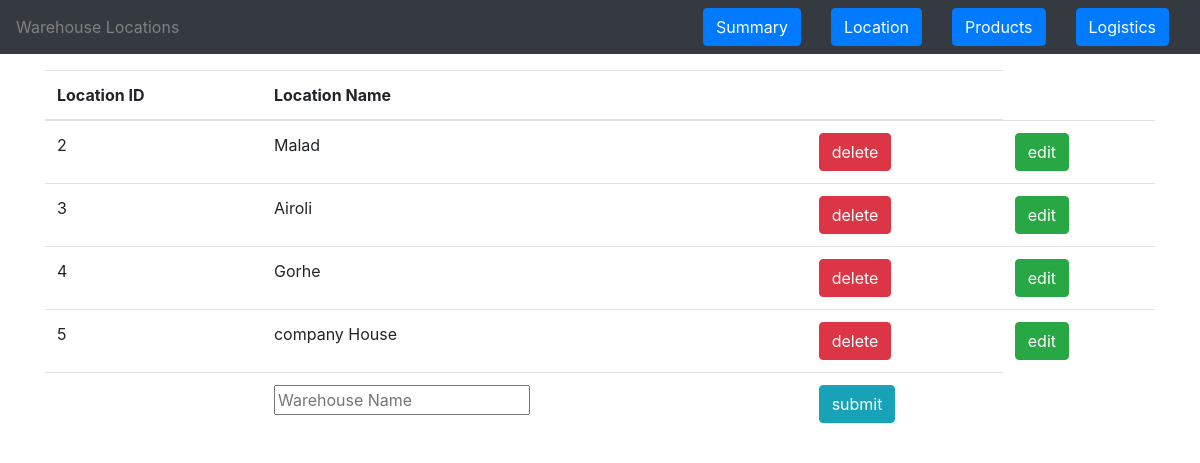
The app's page /location with its own data.
### tables this page shows
CREATE TABLE location(loc_id INTEGER PRIMARY KEY AUTOINCREMENT,
                                 loc_name TEXT UNIQUE NOT NULL);

### app.py (the view, shortened to what this page needs)
@app.route('/location', methods=['POST', 'GET'])
def location():
    init_database()
    msg = None
    db = sqlite3.connect(DATABASE_NAME)
    cursor = db.cursor()
    cursor.execute("SELECT * FROM location")
    warehouse_data = cursor.fetchall()
    return render('location.html',
                  link=link, warehouses=warehouse_data, transaction_message=msg,
                  title="Warehouse Locations")

### templates/location.html (shortened to what this page needs)
{% extends 'base-template.html' %}
{% block content %}
    <div class="container">
        <table class="table">
            <thead>
                <th scope="col">Location ID</th>
                <th scope="col">Location Name</th>
                <th></th>
            </thead>
            <tbody>
                {% for location in warehouses %}
                    <tr>
                        <td>{{ location[0] }}</td>
                        <td>{{ location[1] }}</td>
                        <td>
                            <a href="{{ url_for('delete', loc_id=location[0], type='location') }}">
                                <button name="button" type="button" class="btn btn-danger" value= "delete" >delete</button><br>
                            </a>
                        </td>
                        <td>
                            <button name="button" type="button" class="btn btn-success" value= "edit" data-toggle="modal" data-target="#edit_{{ location[0] }}" >edit</button><br>
                        </td>
                    </tr>
                {% endfor %}
                <tr>
                    <form action = "{{ url_for('location') }}" method = "POST">
                    <td></td>
                    <td>
                        <input name= "warehouse_name" placeholder="Warehouse Name" required autofocus>
                    </td>
                    <td>
                        <input type= "submit" class="btn btn-info btn-group-toggle" value= "submit" /><br>
                    </td>
                    </form>
                </tr>
            </tbody>
        </table>
    </div>
 {% endblock %}

### templates/base-template.html (style rules this page uses)
.container { padding-top: 70px; }

### records on screen
location: loc_id "2", loc_name "Malad"
location: loc_id "3", loc_name "Airoli"
location: loc_id "4", loc_name "Gorhe"
location: loc_id "5", loc_name "company House"

### other values on screen
{{ title }} "Warehouse Locations"
